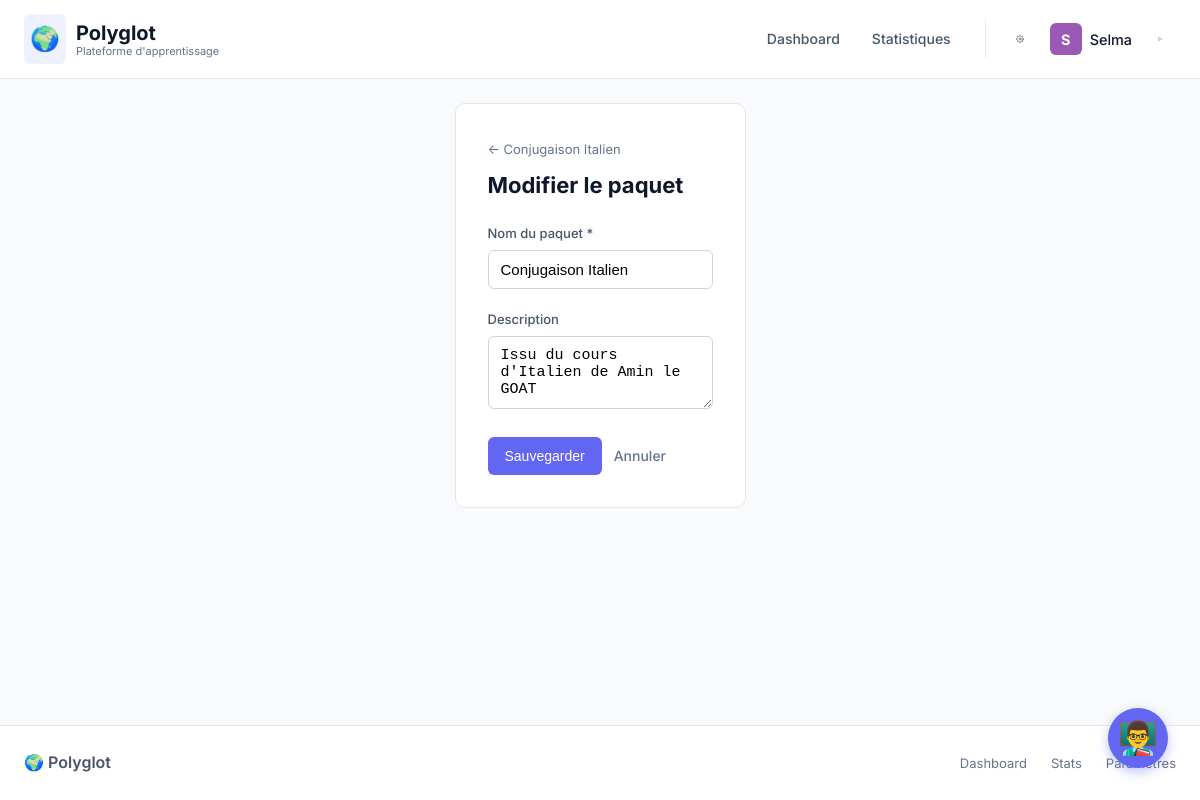
The page /decks/3/edit (signed in) on the database its author committed.
### app/models.py (models this page shows, shortened)
class User(UserMixin, db.Model):
    id = db.Column(db.Integer, primary_key=True)
    username = db.Column(db.String(80), unique=True, nullable=False)
    password_hash = db.Column(db.String(256))  # Password obligatoire pour nouveaux users
    is_pro = db.Column(db.Boolean, default=False)
    avatar_color = db.Column(db.String(7), default='#3498db')
    created_at = db.Column(db.DateTime, default=datetime.utcnow)
    learner_profile = db.Column(db.JSON, default=lambda: {
        'native_language': 'fr',
        'known_languages': [],  # [{code, level, years}]
        'learning_style': 'balanced',  # visual, auditory, reading, kinesthetic, balanced
        'correction_preference': 'moderate',  # strict, moderate, encouraging
        'goals': [],  # conversation, travel, work, exams, culture
        'daily_time_available': 30  # minutes
    })
    decks = db.relationship('Deck', backref='user', lazy=True, cascade='all, delete-orphan')
    languages = db.relationship('UserLanguage', backref='user', lazy=True, cascade='all, delete-orphan')

class Deck(db.Model):
    id = db.Column(db.Integer, primary_key=True)
    user_id = db.Column(db.Integer, db.ForeignKey('user.id'), nullable=False)
    name = db.Column(db.String(200), nullable=False)
    description = db.Column(db.Text)
    is_program_deck = db.Column(db.Boolean, default=False)  # Auto-created for training programs
    created_at = db.Column(db.DateTime, default=datetime.utcnow)
    cards = db.relationship('Card', backref='deck', lazy=True, cascade='all, delete-orphan')
    categories = db.relationship('Category', backref='deck', lazy=True, cascade='all, delete-orphan')

### app/routes/decks.py (the view, shortened to what this page needs)
@bp.route('/<int:deck_id>/edit', methods=['GET', 'POST'])
def edit_deck(deck_id):
    deck = Deck.query.get_or_404(deck_id)
    return render_template('decks/form.html', deck=deck)

### app/routes/auth.py (called while the page is built)
@bp.before_app_request
def load_logged_in_user():
    if current_user.is_authenticated:
        g.user = current_user
    else:
        g.user = None

### app/routes/decks.py (called while the page is built)
@bp.before_request
def check_login():
    if not g.user:
        return redirect(url_for('auth.login'))

### app/templates/decks/form.html (shortened to what this page needs)
{% extends 'base.html' %}
{% block content %}
<div class="form-page">
    {% if not deck %}
    <a href="{{ url_for('main.index') }}" class="back-link">← Dashboard</a>
    <h1>Nouveau paquet</h1>
    <div
        style="background: var(--primary-subtle); border: 1px solid var(--primary-light); padding: 1rem; border-radius: var(--radius); margin-bottom: 1.5rem;">
        <p style="margin: 0 0 0.75rem; font-weight: 500;">📥 Vous avez déjà un jeu de cartes ?</p>
        <p style="margin: 0 0 0.75rem; font-size: 0.875rem; color: var(--gray-600);">
            Importez un deck public ou créez un deck vide puis ajoutez vos cartes via JSON.
        </p>
        <a href="{{ url_for('decks.import_public_deck') }}" class="btn btn-secondary" style="margin-bottom: 0.5rem;">📂
            Importer un deck public</a>
        <details style="margin-top: 0.5rem;">
            <summary style="cursor: pointer; font-size: 0.8125rem; color: var(--primary);">Voir le format JSON</summary>
            <div class="code-preview" style="margin-top: 0.75rem;">
                {
                "categories": [
                {"name": "Cat 1", "color": "#3b82f6"}
                ],
                "cards": [
                {"front": "Question", "back": "Réponse", "categories": ["Cat 1"]}
                ]
                }
            </div>
        </details>
    </div>
    {% else %}
    <a href="{{ url_for('decks.view_deck', deck_id=deck.id) }}" class="back-link">← {{ deck.name }}</a>
    <h1>Modifier le paquet</h1>
    {% endif %}
    <form method="POST" class="form">
        <div class="form-group">
            <label for="name">Nom du paquet *</label>
            <input type="text" id="name" name="name" required value="{{ deck.name if deck else '' }}"
                placeholder="Ex: Hiragana, Vocabulaire Italien...">
        </div>
        <div class="form-group">
            <label for="description">Description</label>
            <textarea id="description" name="description" rows="3"
                placeholder="Description optionnelle...">{{ deck.description if deck else '' }}</textarea>
        </div>
        <div class="form-actions">
            <button type="submit" class="btn btn-primary">
                {% if deck %}Sauvegarder{% else %}Créer le paquet{% endif %}
            </button>
            {% if deck %}
            <a href="{{ url_for('decks.view_deck', deck_id=deck.id) }}" class="btn btn-link">Annuler</a>
            {% else %}
            <a href="{{ url_for('main.index') }}" class="btn btn-link">Annuler</a>
            {% endif %}
        </div>
    </form>
</div>
{% endblock %}

### app/templates/base.html (shortened to what this page needs)
<!DOCTYPE html>
<html lang="fr">
<head>
    <link rel="stylesheet" href="{{ url_for('static', filename='css/style.css') }}">
</head>
<body>
    {% block navbar %}
    <nav class="navbar">
        <div class="navbar-inner">
            <div class="nav-brand">
                <a href="{{ url_for('main.index') }}">
                    <span class="logo-icon">🌍</span>
                    <span class="brand-text">
                        Polyglot
                        <small>Plateforme d'apprentissage</small>
                    </span>
                </a>
            </div>
            <ul class="nav-links">
                <li><a href="{{ url_for('main.index') }}"
                        class="{% if request.endpoint == 'main.index' %}active{% endif %}">
                        Dashboard
                    </a></li>
                <li><a href="{{ url_for('stats.global_stats') }}"
                        class="{% if 'stats' in request.endpoint %}active{% endif %}">
                        Statistiques
                    </a></li>
                {% if g.user %}
                <li class="nav-user-section">
                    <a href="{{ url_for('auth.profile_settings') }}" class="settings-btn" title="Paramètres">
                    </a>
                    <div class="user-avatar-link" title="{{ g.user.username }}">
                        <div class="user-avatar" style="background-color: {{ g.user.avatar_color }};">
                            {{ g.user.username[0]|upper }}
                        </div>
                        <span class="user-name">{{ g.user.username }}</span>
                    </div>
                    <a href="{{ url_for('auth.logout') }}" class="logout-btn" title="Déconnexion">
                        <svg width="18" height="18" viewBox="0 0 24 24" fill="none" stroke="currentColor"
                            stroke-width="2" stroke-linecap="round" stroke-linejoin="round">
                            <path d="M9 21H5a2 2 0 0 1-2-2V5a2 2 0 0 1 2-2h4"></path>
                            <polyline points="16 17 21 12 16 7"></polyline>
                            <line x1="21" y1="12" x2="9" y2="12"></line>
                        </svg>
                    </a>
                </li>
                {% endif %}
            </ul>
        </div>
    </nav>
    {% endblock %}
    <main class="{% block main_class %}container{% endblock %}">
        {% block content %}{% endblock %}
    </main>
    {% block footer %}
    <footer class="footer">
        <div class="footer-inner">
            <div class="footer-brand">🌍 Polyglot</div>
            <div class="footer-links">
                <a href="{{ url_for('main.index') }}">Dashboard</a>
                <a href="{{ url_for('stats.global_stats') }}">Stats</a>
                {% if g.user %}
                <a href="{{ url_for('auth.profile_settings') }}">Paramètres</a>
                {% endif %}
            </div>
        </div>
    </footer>
    {% endblock %}
    <div id="polyglot-helper">
        <button id="helper-trigger" onclick="toggleHelper()">
            👨‍🏫
        </button>
    </div>
</body>
</html>

### app/templates/base.html (style rules this page uses)
#polyglot-helper { position: fixed; bottom: 2rem; right: 2rem; z-index: 9999; font-family: 'Inter', sans-serif; }
#helper-trigger { width: 60px; height: 60px; border-radius: 50%; background: var(--primary, #6366f1); color: white; font-size: 2rem; border: none; box-shadow: 0 4px 12px rgba(99, 102, 241, 0.4); cursor: pointer; transition: transform 0.2s, background 0.2s; display: flex; align-items: center; justify-content: center; }

### rows shown on the page
User: user "S", user.username "Selma"
Deck: name "Conjugaison Italien", description "Issu du cours d'Italien de Amin le GOAT"
